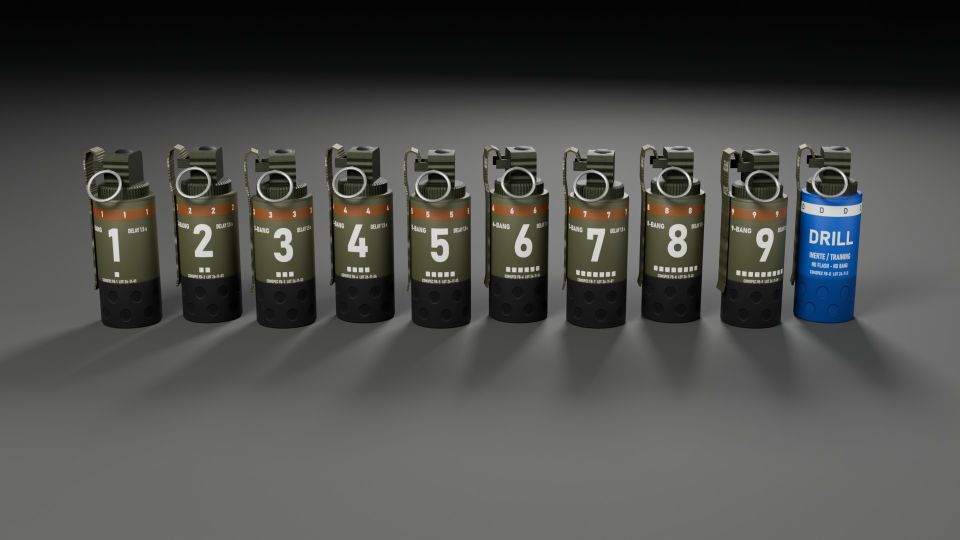
#> input picture mod/COMSPEC_Flashbang/tools/render/workshop_lineup_dark.jpg, 1920 x 1080 px (shown at 1/2 size)
$ python make_workshop_gallery.py
#> lines starting #> are read from the running program, lines starting #| are printed output that depends on the picture
"""Page Steam Workshop de COMSPEC Flashbang : galerie, aperçu et bannières, composés avec Pillow.

Charte Athena / COMSPEC : fond bleu nuit (#050810 -> #0b1220), accent émeraude (#10b981 / #34d399), capitales
condensées (Bahnschrift de Windows, comme les galeries ATAK et SSE). Aucun petit libellé au-dessus des titres.

Entrées (tools/render/) :
  workshop_lineup_dark.jpg    rang des dix grenades sur fond sombre, 1920 x 1080 (rendu Blender)
  workshop_lineup_alpha.webp  même rang sur fond transparent, avec ombres, 2400 x 760 (rendu Blender)
  workshop_lineup_themes.webp rang des quatre BANG spéciaux, même caméra (WORKSHOP=themes blender -b -P model_flashbang.py)
  fb_afterimage_ca.png        tache rémanente du mod (texture réelle de l'effet)
  fb_module_ca.png            icône du module Eden
  Si les rendus bruts ws_lineup_dark.png / ws_lineup_alpha.png existent (WORKSHOP=1 blender -b -P
  model_flashbang.py), ils sont d'abord compressés vers les deux fichiers ci-dessus, puis effacés.

Sorties :
  workshop/gallery/<fr|en>/fb-NN-<nom>.jpg     galerie Steam, 1920 x 1080, JPEG qualité 85, < 1 Mo
  workshop/preview.jpg                         aperçu de l'objet Workshop, 1280 x 720, < 1 Mo, sans texte traduit
  public/assets/workshop/flashbang/<fr|en>/banniere.png   bannière en tête de description (1260 x 560, comme ATAK/SSE)

Les diapositives 03 à 07 sont des SCHÉMAS dessinés ici, pas des captures du jeu : elles le disent en pied d'image.
Les captures en jeu à faire plus tard sont listées dans workshop/CAPTURES_A_FAIRE.md.

    py -3 tools/make_workshop_gallery.py                 tout (FR, EN, aperçu, bannières)
    py -3 tools/make_workshop_gallery.py --lang fr --only 3,timeline
    py -3 tools/make_workshop_gallery.py --out <dossier>  galerie ailleurs (essais)
"""
import argparse
import io
import math
import os

from PIL import Image, ImageChops, ImageDraw, ImageEnhance, ImageFilter, ImageFont

HERE = os.path.dirname(os.path.abspath(__file__))
MOD = os.path.normpath(os.path.join(HERE, ".."))
ROOT = os.path.normpath(os.path.join(MOD, "..", ".."))
RENDER = os.path.join(HERE, "render")
WS = os.path.join(MOD, "workshop")
BANNERS = os.path.join(ROOT, "public", "assets", "workshop", "flashbang")

W, H = 1920, 1080
MAX_BYTES = 1_000_000
BG0, BG1 = (5, 8, 16), (11, 18, 32)
SURFACE = (13, 21, 37)
EDGE = (36, 46, 64)
ACCENT = (16, 185, 129)
ACCENT2 = (52, 211, 153)
TEXT = (238, 242, 246)
SUB = (200, 208, 220)
MUTED = (130, 142, 160)
FLASH = (255, 246, 214)
WARN = (245, 158, 11)
FONT = r"C:\Windows\Fonts\bahnschrift.ttf"
X0 = 110


def font(size, style="Bold Condensed"):
    if os.path.isfile(FONT):
        f = ImageFont.truetype(FONT, size)
        try:
            f.set_variation_by_name(style)
        except (OSError, ValueError, AttributeError):
            pass
        return f
    return ImageFont.load_default(size)


def background(w=W, h=H):
    im = Image.new("RGB", (w, h), BG0)
    d = ImageDraw.Draw(im)
    for y in range(h):
        t = y / max(1, h - 1)
        d.line([(0, y), (w, y)], fill=tuple(int(BG1[i] * (1 - t) + BG0[i] * t) for i in range(3)))
    return im


def wrap(d, text, f, width):
    lines, cur = [], ""
    words = []
    for w in text.split():                      # ponctuation haute française : jamais en début de ligne
        if w in (":", ";", "!", "?") and words:
            words[-1] += " " + w
        else:
            words.append(w)
    for word in words:
        test = (cur + " " + word).strip()
        if d.textlength(test, font=f) > width and cur:
            lines.append(cur)
            cur = word
        else:
            cur = test
    if cur:
        lines.append(cur)
    return lines


def text_block(d, x, y, text, f, fill, width, lh):
    for ln in wrap(d, text, f, width):
        d.text((x, y), ln, font=f, fill=fill)
        y += lh
    return y


def chip(d, x, y, label, f, outline=EDGE, fill=TEXT, h=42):
    w = d.textlength(label, font=f) + 32
    d.rounded_rectangle([x, y, x + w, y + h], 8, fill=SURFACE, outline=outline, width=2)
    d.text((x + w / 2, y + h / 2 + 1), label, font=f, fill=fill, anchor="mm")
    return x + w + 12


def header(d, title, sub, width=1500):
    """Titre, trait d'accent, sous-titre ; renvoie l'ordonnée libre en dessous."""
    d.text((X0 - 4, 70), title, font=font(92), fill=TEXT)
    y = 70 + 104
    d.rounded_rectangle([X0, y, X0 + 110, y + 8], 4, fill=ACCENT)
    y += 30
    return text_block(d, X0, y, sub, font(36, "SemiLight"), SUB, width, 46)


# [6 lines left out: function footer, not called in this run]


def card(im, box, r=18, fill=SURFACE, outline=EDGE):
    d = ImageDraw.Draw(im)
    d.rounded_rectangle(box, r, fill=fill, outline=outline, width=2)


# [7 lines left out: function glow, not called in this run]


def save_jpg(im, path, q=85):
    os.makedirs(os.path.dirname(path), exist_ok=True)
    for qq in (q, 80, 75, 70):
        buf = io.BytesIO()
        im.convert("RGB").save(buf, "JPEG", quality=qq, optimize=True, progressive=True)
        if buf.tell() <= MAX_BYTES or qq == 70:
            with open(path, "wb") as fh:
                fh.write(buf.getvalue())
            return buf.tell()


# ---------------------------------------------------------------------------------------------------------- sources

def prepare_sources():
    raw_dark = os.path.join(RENDER, "ws_lineup_dark.png")
    raw_alpha = os.path.join(RENDER, "ws_lineup_alpha.png")
    if os.path.isfile(raw_dark):
        Image.open(raw_dark).convert("RGB").save(os.path.join(RENDER, "workshop_lineup_dark.jpg"), quality=90, optimize=True)
        os.remove(raw_dark)
        print("source  render/workshop_lineup_dark.jpg")
    if os.path.isfile(raw_alpha):
        im = Image.open(raw_alpha).convert("RGBA")
        im = im.crop(im.getchannel("A").point(lambda a: 255 if a > 8 else 0).getbbox())
        im.save(os.path.join(RENDER, "workshop_lineup_alpha.webp"), quality=90, method=6)
        os.remove(raw_alpha)
        print("source  render/workshop_lineup_alpha.webp")
    raw_themes = os.path.join(RENDER, "ws_lineup_themes.png")
    if os.path.isfile(raw_themes):
        im = Image.open(raw_themes).convert("RGBA")
        im = im.crop(im.getchannel("A").point(lambda a: 255 if a > 8 else 0).getbbox())
        im.save(os.path.join(RENDER, "workshop_lineup_themes.webp"), quality=90, method=6)
        os.remove(raw_themes)
        print("source  render/workshop_lineup_themes.webp")


def lineup_alpha():
    return Image.open(os.path.join(RENDER, "workshop_lineup_alpha.webp")).convert("RGBA")


def lineup_all():
    """Rang des dix grenades puis des quatre BANG spéciaux (même échelle), posés sur la même ligne de sol."""
    a = lineup_alpha()
    b = Image.open(os.path.join(RENDER, "workshop_lineup_themes.webp")).convert("RGBA")

    def solid(im):
        return im.getchannel("A").point(lambda v: 255 if v > 250 else 0).getbbox()
    sa, sb = solid(a), solid(b)
    gap = 70
    # Bord droit des objets du premier rang, bord gauche des objets du second ; pieds alignés.
    dx = sa[2] + gap - sb[0]
    dy = sa[3] - sb[3]
    top = min(0, dy)
    out = Image.new("RGBA", (max(a.width, dx + b.width), max(a.height, dy + b.height) - top), (0, 0, 0, 0))
    out.alpha_composite(a, (0, -top))
    out.alpha_composite(b, (dx, dy - top))
    # Recadrage sur les objets (marge pour les ombres) : le rang est centré dans la diapositive.
    so = solid(out)
    return out.crop((max(0, so[0] - 130), 0, min(out.width, so[2] + 130), out.height))


def lineup_dark():
    return Image.open(os.path.join(RENDER, "workshop_lineup_dark.jpg")).convert("RGB")


def fit(img, w, h):
    s = min(w / img.width, h / img.height)
    return img.resize((round(img.width * s), round(img.height * s)), Image.LANCZOS)


# [5 lines left out: function cover, not called in this run]


# ---------------------------------------------------------------------------------------------------------- textes

T = {
    "titre": {
        "fr": ("COMSPEC FLASHBANG", "BetterFlash (BF) : grenades assourdissantes pour Arma 3, de 1 à 9 flashs, GANG BANG de 50, effets réalistes.",
               ["1 À 9 FLASHS", "GANG BANG 50", "GRENADE DRILL", "CBA_A3 SEUL REQUIS"]),
        "en": ("COMSPEC FLASHBANG", "BetterFlash (BF): stun grenades for Arma 3, 1 to 9 flashes, a 50-flash GANG BANG, realistic effects.",
               ["1 TO 9 FLASHES", "50-FLASH GANG BANG", "DRILL GRENADE", "ONLY CBA_A3 REQUIRED"])},
    "grenades": {
        "fr": ("GRENADES BF ET BANG SPÉCIAUX", "Le chiffre sur le corps est le nombre de flashs. Drill bleue : entraînement, "
               "aucun effet. Mèche 3 s et 8 s, rafale R, GANG BANG BF de 50 flashs. BANG spéciaux multicolores : chacun joue son propre son. "
               "Dans l'Arsenal, toutes les grenades commencent par [AT.NA].",
               ["CAISSE BF", "CAISSE DÉLAIS BF", "CAISSE BANG SPÉCIAUX", "RAFALE R"]),
        "en": ("BF GRENADES AND SPECIAL BANGS", "The number on the body is the number of flashes. The blue Drill is for "
               "training: a pop, no effect. 3 s and 8 s fuses, R burst, 50-flash GANG BANG BF. Multicoloured special BANGs: each plays its own sound. "
               "In the Arsenal, every grenade starts with [AT.NA].",
               ["BF CRATE", "BF DELAY CRATE", "SPECIAL BANG CRATE", "R BURST"])},
    "timeline": {
        "fr": ("UN BANG PAR FLASH", "Une grenade à 5 flashs fait exactement 5 flashs et 5 bangs, toutes les demi-secondes environ ou en rafale, "
               "pareil chez tous les joueurs. Un seul sifflement continu, prolongé par chaque flash."),
        "en": ("ONE BANG PER FLASH", "A 5-flash grenade makes exactly 5 flashes and 5 bangs, about every half second or in a burst, the "
               "same for every player. A single continuous ringing, extended by each flash.")},
    "effets": {
        "fr": ("CE QUE VOIT LE JOUEUR", "Exposé de face à 3 m : la vue se vide, puis revient. Pendant ce temps, "
               "sons étouffés et sifflement qui s'éteint."),
        "en": ("WHAT THE PLAYER SEES", "Facing the flash at 3 m: sight goes white, then comes back. Meanwhile, "
               "muffled sound and a fading ringing.")},
    "lieux": {
        "fr": ("DEDANS OU DEHORS", "Le mod regarde où la grenade éclate : murs, plafond, taille de la pièce."),
        "en": ("INDOORS OR OUTDOORS", "The mod checks where the grenade goes off: walls, ceiling, room size.")},
    "reglages": {
        "fr": ("VOTRE DOSAGE", "37 réglages CBA, chacun avec un exemple. Trois préréglages pour commencer."),
        "en": ("YOUR OWN DOSE", "37 CBA settings, each with an example. Three presets to start with.")},
    "compat": {
        "fr": ("COMPATIBLE AVEC VOS MODS", "Seul CBA_A3 est obligatoire. Le reste est reconnu s'il est chargé."),
        "en": ("WORKS WITH YOUR MODS", "Only CBA_A3 is required. The rest is detected when loaded.")},
}


# ---------------------------------------------------------------------------------------------------------- diapositives

def slide_titre(lang):
    title, sub, chips = T["titre"][lang]
    im = background()
    ren = lineup_dark()
    off = 250                                   # rendu descendu : le texte occupe le haut, les grenades le bas
    fade = Image.new("L", ren.size, 255)
    fd = ImageDraw.Draw(fade)
    for y in range(260):
        fd.line([(0, y), (ren.width, y)], fill=int(255 * (y / 260) ** 1.6))
    im.paste(ren, (0, off), fade)
    d = ImageDraw.Draw(im)
    d.text((X0 - 6, 70), title, font=font(150), fill=TEXT)
    d.rounded_rectangle([X0, 240, X0 + 130, 250], 5, fill=ACCENT)
    d.text((X0, 278), sub, font=font(44, "SemiLight"), fill=SUB)
    cx = X0
    for c in chips:
        cx = chip(d, cx, 360, c, font(26, "SemiBold Condensed"))
    return im


# [31 lines left out: functions grenade_centres, soften_shadows, not called in this run]


def slide_grenades(lang):
    title, sub, chips = T["grenades"][lang]
    im = background()
    d = ImageDraw.Draw(im)
    y = header(d, title, sub, 1300)
    cf = font(24, "SemiBold Condensed")
    total = sum(d.textlength(c, font=cf) + 44 for c in chips) - 12
    cx = W - X0 - total
    for c in chips:
        cx = chip(d, cx, 78, c, cf)
    top = y + 40
    area_h = H - top - 190
    src = lineup_all()
    centres = grenade_centres(src, 14)
    li = soften_shadows(fit(src, W - 2 * X0, area_h))
    s = li.width / src.width
    lx = (W - li.width) // 2
    im.paste(li, (lx, top + (area_h - li.height) // 2), li)
    d = ImageDraw.Draw(im)
    ly = top + area_h + 34
    lf, nf = font(30), font(21, "SemiLight")
    # BANG spéciaux : nom, nombre de flashs, couleur du thème.
    themes = [("JAPAN", 3, (248, 113, 113)), ("WOMEN", 3, (232, 121, 249)), ("SUPRISE", 5, (250, 204, 21)), ("GERMAN", 9, (251, 191, 36))]
    for i, (name, k, col) in enumerate(themes):
        cxm = lx + centres[10 + i] * s
        d.text((cxm, ly), name, font=lf, fill=col, anchor="mm")
        d.text((cxm, ly + 40), "%d flash%s" % (k, "s" if lang == "fr" else "es"), font=nf, fill=MUTED, anchor="mm")
    for i in range(10):
        cxm = lx + centres[i] * s
        name = "DRILL" if i == 9 else "%d-BANG" % (i + 1)
        n = (("inerte" if lang == "fr" else "inert") if i == 9 else
             ("%d flash%s" % (i + 1, "s" if i and lang == "fr" else ("es" if i else ""))))
        d.text((cxm, ly), name, font=lf, fill=(96, 165, 250) if i == 9 else TEXT, anchor="mm")
        d.text((cxm, ly + 40), n, font=nf, fill=MUTED, anchor="mm")
    footer(d, lang, False)
    return im


# [341 lines left out: functions slide_timeline, scene, slide_effets, person, slide_lieux, slide_reglages and 1 more, not called in this run]


SLIDES = [("titre", slide_titre), ("grenades", slide_grenades), ("timeline", slide_timeline),
          ("effets", slide_effets), ("lieux", slide_lieux), ("reglages", slide_reglages), ("compat", slide_compat)]


# ---------------------------------------------------------------------------------------------------------- aperçu, bannières

# [41 lines left out: functions preview, banner, not called in this run]


def main(argv=None):
    ap = argparse.ArgumentParser(description="Galerie, aperçu et bannières Workshop de COMSPEC Flashbang.")
    ap.add_argument("--out", default=os.path.join(WS, "gallery"), help="dossier de la galerie")
    ap.add_argument("--lang", choices=["fr", "en", "all"], default="all")
    ap.add_argument("--only", default="", help="noms ou numéros de diapositives, séparés par des virgules")
    ap.add_argument("--no-extras", action="store_true", help="ni aperçu ni bannières")
    a = ap.parse_args(argv)
    prepare_sources()
    langs = ["fr", "en"] if a.lang == "all" else [a.lang]
    only = {s.strip() for s in a.only.split(",") if s.strip()}
    for n, (name, fn) in enumerate(SLIDES, 1):
        if only and name not in only and str(n) not in only:
            continue
        for lang in langs:
            dest = os.path.join(a.out, lang, "fb-%02d-%s.jpg" % (n, name))
            print("ok      %s  (%d Ko)" % (dest, save_jpg(fn(lang), dest) // 1024))
#> this loop made 2 passes
#> pass 1, in background, `im = Image.new("RGB", (w, h), BG0)`:
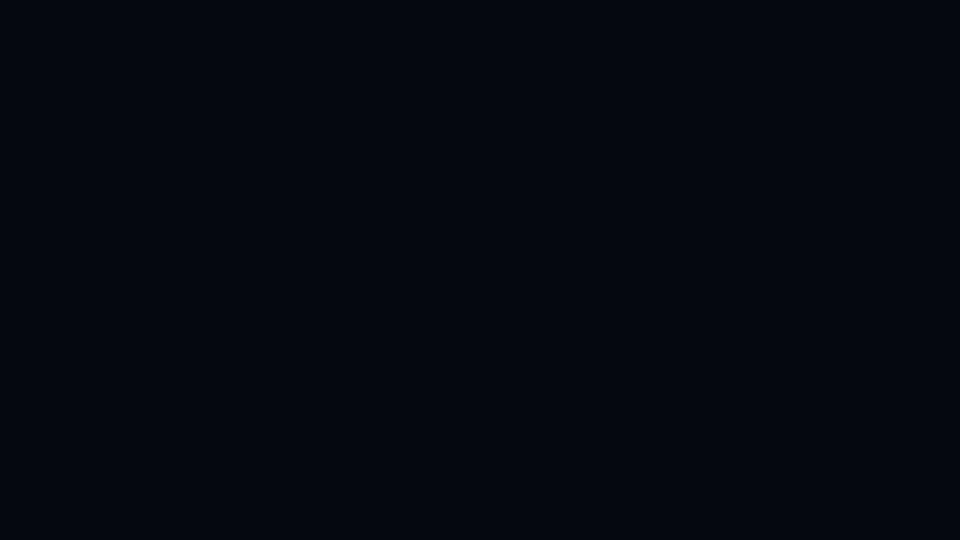
#> im: PIL image 1920x1080 RGB (shown at 1/2 size); mean R, G, B 5, 8, 16
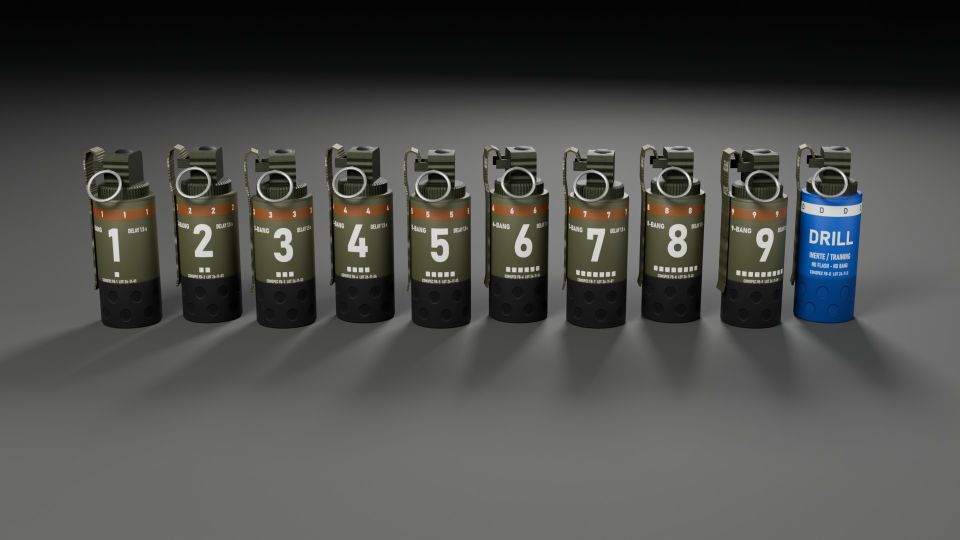
#> input picture mod/COMSPEC_Flashbang/tools/render/workshop_lineup_dark.jpg, 1920 x 1080 px (shown at 1/2 size)
    if a.no_extras or only:
        return
    dest = os.path.join(WS, "preview.jpg")
    print("ok      %s  (%d Ko)" % (dest, save_jpg(preview(), dest, 88) // 1024))
    for lang in langs:
        dest = os.path.join(BANNERS, lang, "banniere.png")
        os.makedirs(os.path.dirname(dest), exist_ok=True)
        banner(lang).save(dest, optimize=True)
        print("ok      %s  (%d Ko)" % (dest, os.path.getsize(dest) // 1024))


if __name__ == "__main__":
#> (the run stopped early here; a loop or call above may not have finished)
